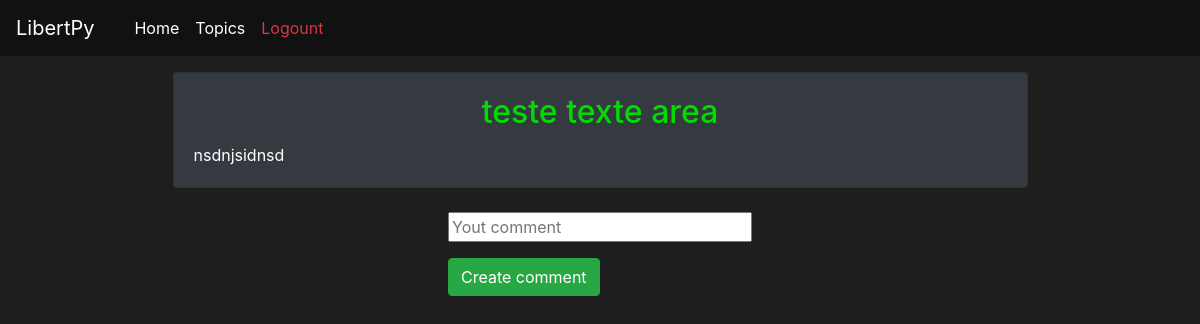
/view_detail/95 (signed in), run on an earlier commit of the app's database.
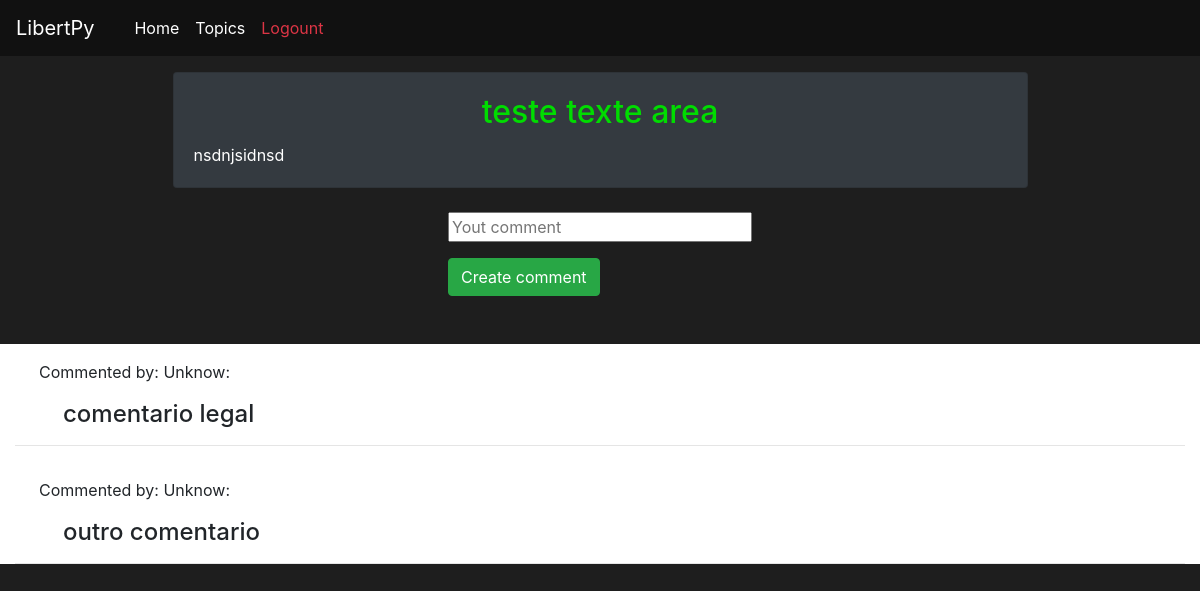
And on a later commit of the database.
### core/models.py (models this page shows, shortened)
class Coments(models.Model):
    key_comment = models.IntegerField(max_length=10, blank=True)
    comment = models.CharField(max_length=77)

### core/views.py (the view)
# urls.py: path('view_detail/<int:p_key>', view_detail, name="view_detail"),
@login_required
def view_detail(request, p_key):
    try:
        topics = Topics.objects.filter(p_key=p_key).first()
        coment = Coments.objects.filter(key_comment=p_key)
        return render(request, 'pages/view_detail.html', {"topics":topics, "coment":coment})
    except Exception as error:
        return HttpResponse(error)

### core/templates/pages/view_detail.html (shortened to what this page needs)
{% load static %}
<!doctype html>
<html lang="pt-br">
  <head>
      <link rel="stylesheet" href="https://stackpath.bootstrapcdn.com/bootstrap/4.3.1/css/bootstrap.min.css">
    <link rel="stylesheet" href="{% static 'style.css' %}">
  </head>
  <body>
    <nav class="navbar navbar-expand-lg navbar-dark fixed-top navbar-black">
        <a class="navbar-brand" href="{% url 'home' %}">LibertPy</a>
        <div class="collapse navbar-collapse" id="drop">
          <ul class="navbar-nav ml-3">
            <li class="nav-item">
              <a class="nav-link active link-houver" href="{% url 'home' %}">Home</a>
            </li>
            <li class="nav-item">
              <a class="nav-link active" href="{% url 'topics_view' %}">Topics</a>
            </li>
            <div class="container row">
              {% if user.is_authenticated %}
              <li class="nav-item">
                <a class="nav-link text-danger" href="{% url 'logout_user' %}">Logount</a>
            {% endif %}
            </div>
          </ul>
        </div>
      </nav>
    <section class="mt-5" id="topic">
        <div class="container">
          <div class="row justify-content-center">
              <article class="card borda-card imagem-card p-0 m-4 col-12 col-md-9 bg-dark">
                  <div class="card-body">
                    <h2 class="card-title text-center">{{ topics.title_topic }}</h2>
                    <p class="card-text text-justify text-white">{{topics.text_topic}}</p>
                  </div>
              </article>
          </div>
        </div>
      </section>
      <div id="COMENTER" class="COMENTER">
        <div id="comenter" class="comenter">
            <div class="container-fluid">
                <div class="row col-12 m-auto">
                    {% if  user.is_authenticated %}
                        <form class="form-group m-auto" action="{% url 'make_comment' topics.p_key %}", method="post">
                            <input  class="form-group input_person mr-5" type="text" name="comment" placeholder="Yout comment">
                            <br>
                            <input class="btn btn-success" type="submit" value="Create comment">
                        </form>
                    {% else %}
                        <h1 class="text-center text-danger mt-3 mb-3 display-4">
                            You need to login
                        </h1>
                    {% endif %}
                    </div>
                </div>
        </div>
        <div class="comenters">
            <div class="container col-12 bg-white mt-5">
                {% for comments in coment %}
                    <p class="text-justify ml-4 mb-3 pt-3">Commented by: Unknow:</p>
                    <h4 class="mt-2 ml-5"> {{comments.comment}}</h5>
                        <hr>
                {% endfor %}
            </div>
        </div>
  </body>
</html>

What changed in the data, as far as the page shows it:
added Coments: comment "comentario legal"
added Coments: comment "outro comentario"
